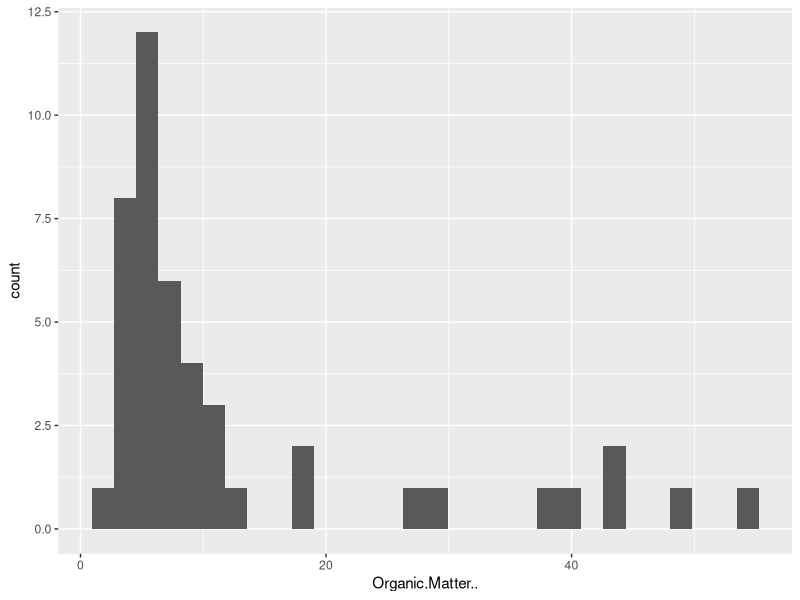
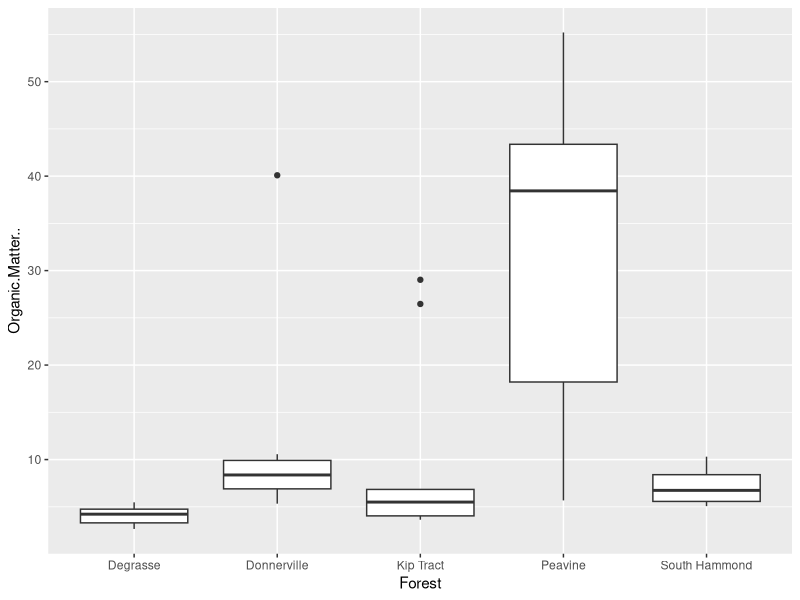
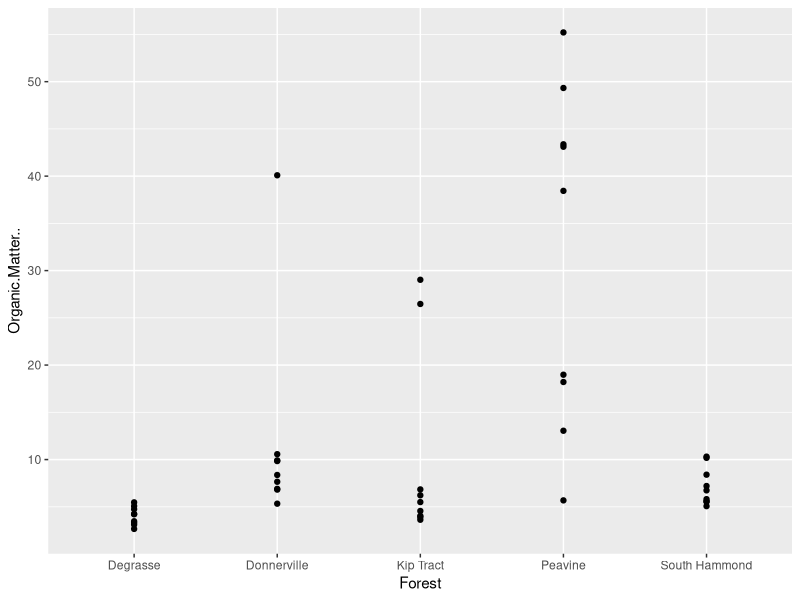
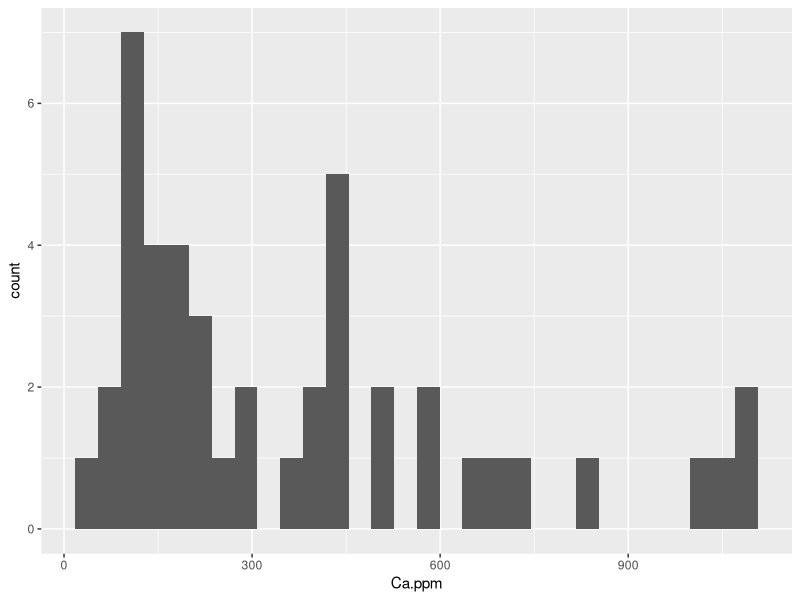
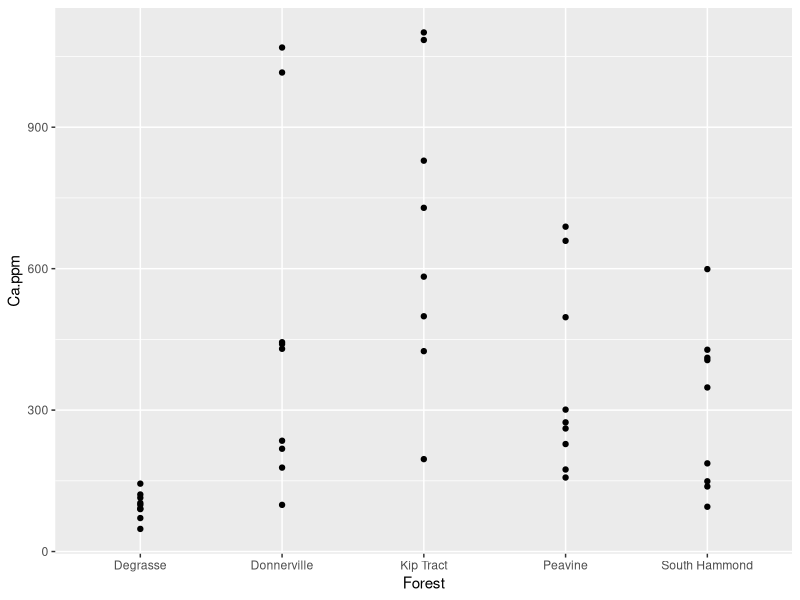
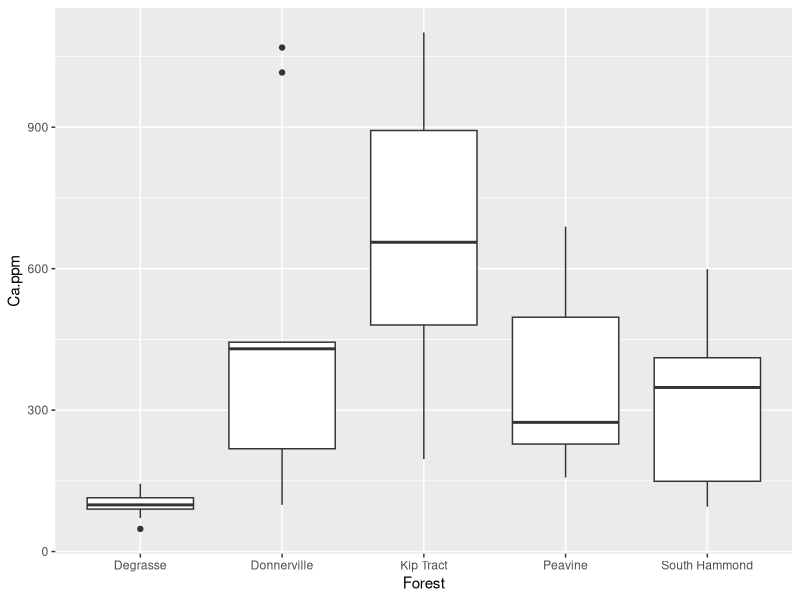

Reproduce these figures in R, in order.
## ---- chunk 1
rm(list = ls())
library(dplyr)
library(ggplot2)
library(here)

soil<-read.csv(here("Data", "soil_data.csv"))
## ---- chunk 2
soil$Field.Name<-as.factor(soil$Field.Name)
levels(soil$Field.Name)
## ---- chunk 3
library(stringr)
DG<-str_detect(soil$Field.Name, "DEGRASSE")
DGfix<-which(DG == TRUE)
soil$Forest<-"forest"
soil$Forest[DGfix]<-"Degrasse"

DON<-str_detect(soil$Field.Name, "DONNERVILLE")
DONfix<-which(DON == TRUE)
soil$Forest[DONfix]<-"Donnerville"

KT<-str_detect(soil$Field.Name, "KIP TRACT")
KTfix<-which(KT == TRUE)
soil$Forest[KTfix]<-"Kip Tract"

PEA<-str_detect(soil$Field.Name, "PEAVINE")
PEAfix<-which(PEA == TRUE)
soil$Forest[PEAfix]<-"Peavine"

SH<-str_detect(soil$Field.Name, "SOUTH HAMMOND")
SHfix<-which(SH == TRUE)
soil$Forest[SHfix]<-"South Hammond"

soil$Forest<-as.factor(soil$Forest)
levels(soil$Forest)
## ---- chunk 4
ggplot(soil, aes(x = Organic.Matter.. ))+
     geom_histogram()
## ---- chunk 5
ggplot(soil, aes(Forest,Organic.Matter.. ))+
     geom_boxplot()
## ---- chunk 6
ggplot(soil, aes(x = Forest, y = Organic.Matter..))+
     geom_point()
## ---- chunk 7
ggplot(soil, aes(x = Ca.ppm))+
     geom_histogram()
## ---- chunk 8
ggplot(soil, aes(Forest, Ca.ppm))+
     geom_point()
## ---- chunk 9
ggplot(soil, aes(Forest, Ca.ppm))+
     geom_boxplot()
